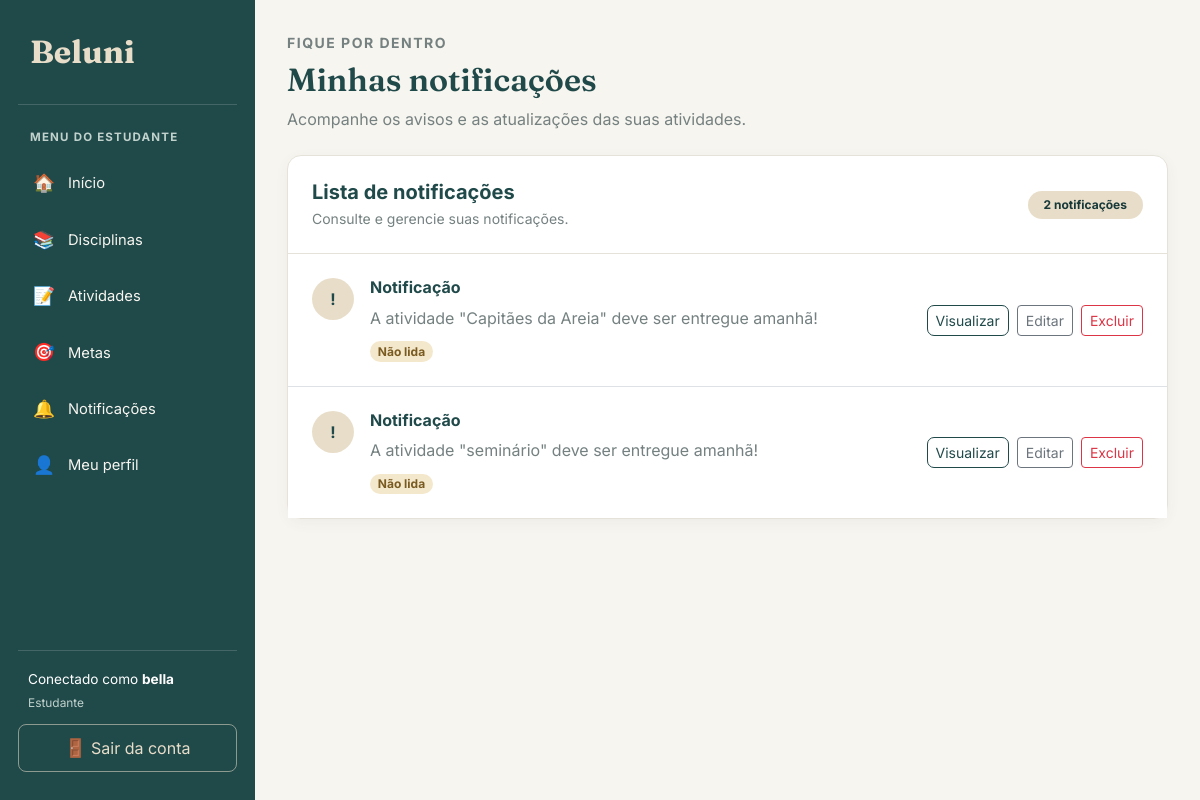
/notificacao/ (signed in), run on the app's committed database.
### notificacao/models.py (models this page shows, shortened)
class Notificacao(models.Model):
    mensagem = models.CharField(max_length=255)
    estudante = models.ForeignKey(
        Estudante,
        on_delete=models.CASCADE,
        related_name="notificacoes"
    )
    atividade = models.ForeignKey(
        Atividade,
        on_delete=models.CASCADE,
        related_name="notificacoes",
        null=True,
        blank=True
    )
    lida = models.BooleanField(default=False)

### notificacao/views.py (the view)
@login_required
def listar_notificacoes(request):
    estudante = get_object_or_404(
        Estudante,
        pk=request.user.pk
    )
    gerar_notificacoes_pendentes(estudante)
    notificacoes = Notificacao.objects.filter(
        estudante=estudante
    ).order_by('-id')
    return render(
        request,
        'notificacao/listar.html',
        {'notificacoes': notificacoes}
    )

### notificacao/views.py (called while the page is built, shortened)
def gerar_notificacoes_pendentes(estudante):
    hoje = timezone.localdate()
    data_entrega = hoje + timedelta(days=1)
    atividades = Atividade.objects.filter(
        disciplinas__estudante=estudante,
        data=data_entrega,
        status__iexact='Pendente'
    ).distinct()

### notificacao/templates/notificacao/listar.html (shortened to what this page needs)
{% extends 'base.html' %}
{% block conteudo %}
<div class="d-flex flex-wrap justify-content-between align-items-center gap-3 mb-4">
    <div>
        <p class="text-uppercase small fw-bold mb-2"
           style="color: #758080; letter-spacing: 1.5px;">
            FIQUE POR DENTRO
        </p>
        <h1 class="titulo-pagina mb-2">Minhas notificações</h1>
        <p class="text-secondary mb-0">
            Acompanhe os avisos e as atualizações das suas atividades.
        </p>
    </div>
</div>
<div class="card">
    <div class="card-body p-0">
        <div class="d-flex flex-wrap justify-content-between align-items-center gap-2 p-4"
             style="border-bottom: 1px solid #E5E2D9;">
            <div>
                <h5 class="mb-1 fw-bold" style="color: #20494A;">
                    Lista de notificações
                </h5>
                <p class="text-secondary small mb-0">
                    Consulte e gerencie suas notificações.
                </p>
            </div>
            <span class="badge rounded-pill px-3 py-2"
                  style="background-color: #E8DDC8; color: #173839;">
                {{ notificacoes|length }}
                {% if notificacoes|length == 1 %}
                    notificação
                {% else %}
                    notificações
                {% endif %}
            </span>
        </div>
        {% if notificacoes %}
            <div class="list-group list-group-flush">
                {% for notificacao in notificacoes %}
                    <div class="list-group-item p-4">
                        <div class="d-flex flex-column flex-lg-row justify-content-between align-items-lg-center gap-3">
                            <div class="d-flex align-items-start gap-3 flex-grow-1">
                                <div class="rounded-circle d-flex align-items-center justify-content-center flex-shrink-0"
                                     style="width: 42px; height: 42px; background-color: #E8DDC8; color: #20494A;">
                                    <span class="fw-bold">
                                        {% if not notificacao.lida %}
                                            !
                                        {% else %}
                                            ✓
                                        {% endif %}
                                    </span>
                                </div>
                                <div class="flex-grow-1">
                                    <h6 class="fw-bold mb-2"
                                        style="color: #20494A;">
                                        {{ notificacao.titulo|default:"Notificação" }}
                                    </h6>
                                    <p class="text-secondary mb-2">
                                        {{ notificacao.mensagem|default:notificacao }}
                                    </p>
                                    {% if not notificacao.lida %}
                                        <span class="badge rounded-pill"
                                              style="background-color: #F4E8CC; color: #795A20;">
                                            Não lida
                                        </span>
                                    {% else %}
                                        <span class="badge rounded-pill"
                                              style="background-color: #DDECE5; color: #285B46;">
                                            Lida
                                        </span>
                                    {% endif %}
                                </div>
                            </div>
                            <div class="d-flex flex-wrap gap-2">
                                <a href="{% url 'notificacao:visualizar_notificacao' notificacao.pk %}"
                                   class="btn btn-sm btn-outline-primary">
                                    Visualizar
                                </a>
                                <a href="{% url 'notificacao:editar_notificacao' notificacao.pk %}"
                                   class="btn btn-sm btn-outline-secondary">
                                    Editar
                                </a>
                                <a href="{% url 'notificacao:excluir_notificacao' notificacao.pk %}"
                                   class="btn btn-sm btn-outline-danger">
                                    Excluir
                                </a>
                            </div>
                        </div>
                    </div>
                {% endfor %}
            </div>
        {% endif %}
    </div>
</div>
{% endblock %}

### templates/base.html (shortened to what this page needs)
{% load static %}
<!DOCTYPE html>
<html lang="pt-br">
<head>
    <link href="https://cdn.jsdelivr.net/npm/bootstrap@5.3.3/dist/css/bootstrap.min.css" rel="stylesheet">
</head>
<body>
    <aside class="sidebar" id="sidebar">
        <a class="sidebar-brand" href="{% url 'inicio' %}">
            Beluni
        </a>
        {% if request.user.is_authenticated %}
            {% if request.user.is_superuser or request.user.is_staff or request.session.is_admin or perms.estudante.change_estudante %}
                <div class="sidebar-label">
                    Menu do administrador
                </div>
                <ul class="sidebar-nav">
                    <li>
                        <a class="menu-link" href="{% url 'inicio' %}">
                            <span class="menu-icone">📊</span>
                            Painel administrativo
                        </a>
                    </li>
                    <li>
                        <a class="menu-link" href="{% url 'index' %}">
                            <span class="menu-icone">🌐</span>
                            Página pública
                        </a>
                    </li>
                    <li>
                        <a class="menu-link" href="{% url 'listar_estudantes' %}">
                            <span class="menu-icone">👥</span>
                            Gerenciar usuários
                        </a>
                    </li>
                </ul>
            {% else %}
                <div class="sidebar-label">
                    Menu do estudante
                </div>
                <ul class="sidebar-nav">
                    <li>
                        <a class="menu-link" href="{% url 'inicio' %}">
                            <span class="menu-icone">🏠</span>
                            Início
                        </a>
                    </li>
                    <li>
                        <a class="menu-link" href="{% url 'listar_disciplinas' %}">
                            <span class="menu-icone">📚</span>
                            Disciplinas
                        </a>
                    </li>
                    <li>
                        <a class="menu-link" href="{% url 'listar_atividades' %}">
                            <span class="menu-icone">📝</span>
                            Atividades
                        </a>
                    </li>
                    <li>
                        <a class="menu-link" href="{% url 'listar_metas' %}">
                            <span class="menu-icone">🎯</span>
                            Metas
                        </a>
                    </li>
                    <li>
                        <a class="menu-link" href="{% url 'notificacao:listar_notificacoes' %}">
                            <span class="menu-icone">🔔</span>
                            Notificações
                        </a>
                    </li>
                    <li>
                        <a class="menu-link" href="{% url 'meu_perfil' %}">
                            <span class="menu-icone">👤</span>
                            Meu perfil
                        </a>
                    </li>
                </ul>
            {% endif %}
            <div class="sidebar-rodape">
                <div class="usuario-info">
                    Conectado como
                    <strong>
                        {{ request.user.first_name|default:request.user.username }}
                    </strong>
                    {% if request.user.is_superuser or request.user.is_staff or request.session.is_admin or perms.estudante.change_estudante %}
                        <small>Administrador</small>
                    {% else %}
                        <small>Estudante</small>
                    {% endif %}
                </div>
                <a class="btn-sair" href="{% url 'logout_estudante' %}">
                    <span class="menu-icone">🚪</span>
                    Sair da conta
                </a>
            </div>
        {% endif %}
    </aside>
    <main class="main-content">
        <div class="conteudo">
            {% block conteudo %}
            {% endblock %}
        </div>
    </main>
</body>
</html>

### templates/base.html (style rules this page uses)
:root { --beluni-petroleo: #20494A; --beluni-petroleo-escuro: #173839; --beluni-areia: #E8DDC8; --beluni-fundo: #F7F5EF; --beluni-branco: #FFFFFF; --beluni-texto: #293B3B; --beluni-secundario: #758080; --beluni-borda: #E5E2D9; }
* { box-sizing: border-box; }
body { margin: 0; background-color: var(--beluni-fundo); color: var(--beluni-texto); font-family: 'Inter', sans-serif; }
.sidebar { position: fixed; top: 0; left: 0; bottom: 0; width: 255px; background-color: var(--beluni-petroleo); color: white; display: flex; flex-direction: column; padding: 28px 18px; overflow-y: auto; z-index: 1030; }
.sidebar-brand { display: block; color: var(--beluni-areia); text-decoration: none; font-family: 'Fraunces', serif; font-size: 2rem; font-weight: 700; padding: 0 12px 28px; border-bottom: 1px solid rgba(255,255,255,0.16); margin-bottom: 24px; }
.sidebar-label { color: #C1D2CC; font-size: 0.72rem; text-transform: uppercase; font-weight: 700; letter-spacing: 1.2px; padding: 0 12px; margin-bottom: 12px; }
.sidebar-nav { list-style: none; padding: 0; margin: 0; }
.sidebar-nav li { margin-bottom: 6px; }
.menu-link { display: flex; align-items: center; gap: 12px; color: #F7F5EF; text-decoration: none; padding: 12px 14px; border-radius: 9px; font-size: 0.92rem; transition: background-color 0.2s; }
.menu-icone { width: 24px; text-align: center; font-size: 1.1rem; }
.sidebar-rodape { margin-top: auto; padding-top: 24px; }
.usuario-info { border-top: 1px solid rgba(255,255,255,0.16); padding: 18px 10px 12px; color: white; font-size: 0.85rem; overflow-wrap: anywhere; }
.usuario-info small { display: block; color: #C1D2CC; margin-top: 4px; }
.btn-sair { display: block; text-align: center; text-decoration: none; color: var(--beluni-areia); border: 1px solid rgba(232,221,200,0.55); border-radius: 8px; padding: 10px; transition: background-color 0.2s; }
.main-content { margin-left: 255px; min-height: 100vh; padding: 32px; }
.conteudo { width: 100%; max-width: 1600px; margin: 0 auto; }
.titulo-pagina { color: var(--beluni-petroleo); font-family: 'Fraunces', serif; font-size: 2rem; font-weight: 600; margin-bottom: 24px; }
.card { background-color: white; border: 1px solid var(--beluni-borda); border-radius: 14px; box-shadow: 0 4px 14px rgba(32,73,74,0.05); }
.btn-outline-primary { color: var(--beluni-petroleo); border-color: var(--beluni-petroleo); border-radius: 7px; }
.text-secondary { color: var(--beluni-secundario) !important; }

### data on the page
Notificacao: titulo "Notificação", mensagem "A atividade \"Capitães da Areia\" deve ser entregue amanhã!", lida "Não lida"
Notificacao: titulo "Notificação", mensagem "A atividade \"seminário\" deve ser entregue amanhã!", lida "Não lida"

### other printed values
{{ request.user.first_name|default:request.user.username }} "bella"
{{ notificacoes|length }} "2"
